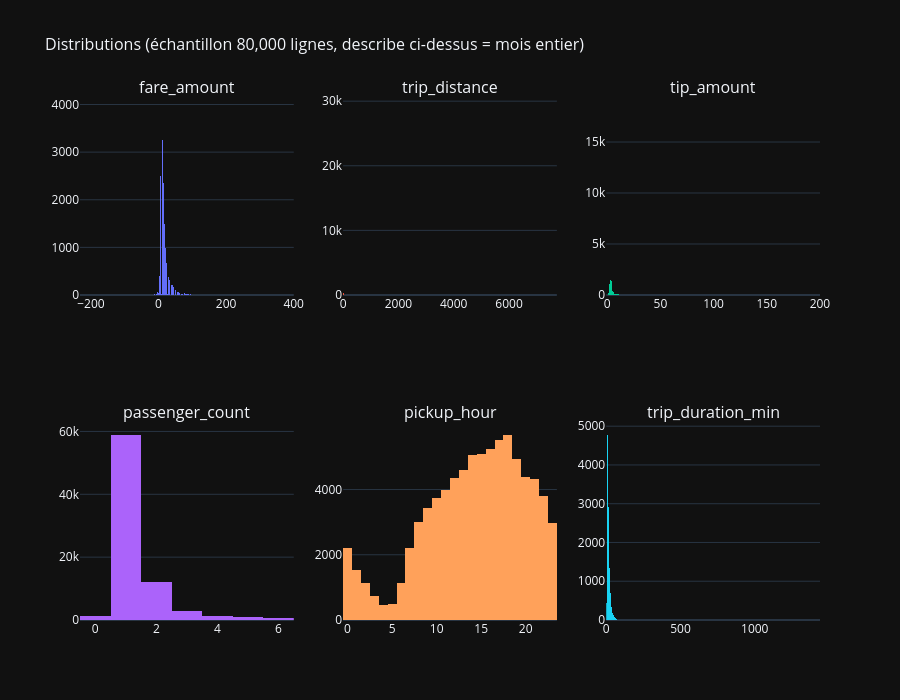

The notebook cell saved with this chart:
### Markdown cell above
## Distributions des variables numériques

Six histogrammes (grille 2×3) pour les grandeurs d’usage courant.

### Code cell
df["pickup_hour"] = df["tpep_pickup_datetime"].dt.hour
df["trip_duration_min"] = (
    df["tpep_dropoff_datetime"] - df["tpep_pickup_datetime"]
).dt.total_seconds() / 60.0

cols = [
    "fare_amount",
    "trip_distance",
    "tip_amount",
    "passenger_count",
    "pickup_hour",
    "trip_duration_min",
]
print(df[cols].describe().round(3))

plot_df = df.sample(n=min(80_000, len(df)), random_state=42)
fig = make_subplots(rows=2, cols=3, subplot_titles=cols)
for i, c in enumerate(cols, start=1):
    row, col = (i - 1) // 3 + 1, (i - 1) % 3 + 1
    fig.add_trace(go.Histogram(x=plot_df[c].dropna(), name=c, showlegend=False), row=row, col=col)
fig.update_layout(
    title=f"Distributions (échantillon {len(plot_df):,} lignes, describe ci-dessus = mois entier)",
    height=700,
)
style_plotly(fig)
fig.show()

### Figure 1 — Plotly figure (JSON) as saved in the notebook; plotly's stock layout.template omitted (floating-point values rounded to 4 significant figures; data arrays with more than 128 entries replaced by an {"elided": "..."} marker saying what was removed)
{"data": [{"name": "fare_amount", "showlegend": false, "type": "histogram", "x": {"elided": "80000 float values"}, "xaxis": "x", "yaxis": "y"}, {"name": "trip_distance", "showlegend": false, "type": "histogram", "x": {"elided": "80000 float values"}, "xaxis": "x2", "yaxis": "y2"}, {"name": "tip_amount", "showlegend": false, "type": "histogram", "x": {"elided": "80000 float values"}, "xaxis": "x3", "yaxis": "y3"}, {"name": "passenger_count", "showlegend": false, "type": "histogram", "x": {"elided": "78174 float values"}, "xaxis": "x4", "yaxis": "y4"}, {"name": "pickup_hour", "showlegend": false, "type": "histogram", "x": {"elided": "80000 int values"}, "xaxis": "x5", "yaxis": "y5"}, {"name": "trip_duration_min", "showlegend": false, "type": "histogram", "x": {"elided": "80000 float values"}, "xaxis": "x6", "yaxis": "y6"}], "layout": {"annotations": [{"font": {"size": 16}, "showarrow": false, "text": "fare_amount", "x": 0.1444, "xanchor": "center", "xref": "paper", "y": 1.0, "yanchor": "bottom", "yref": "paper"}, {"font": {"size": 16}, "showarrow": false, "text": "trip_distance", "x": 0.5, "xanchor": "center", "xref": "paper", "y": 1.0, "yanchor": "bottom", "yref": "paper"}, {"font": {"size": 16}, "showarrow": false, "text": "tip_amount", "x": 0.8556, "xanchor": "center", "xref": "paper", "y": 1.0, "yanchor": "bottom", "yref": "paper"}, {"font": {"size": 16}, "showarrow": false, "text": "passenger_count", "x": 0.1444, "xanchor": "center", "xref": "paper", "y": 0.375, "yanchor": "bottom", "yref": "paper"}, {"font": {"size": 16}, "showarrow": false, "text": "pickup_hour", "x": 0.5, "xanchor": "center", "xref": "paper", "y": 0.375, "yanchor": "bottom", "yref": "paper"}, {"font": {"size": 16}, "showarrow": false, "text": "trip_duration_min", "x": 0.8556, "xanchor": "center", "xref": "paper", "y": 0.375, "yanchor": "bottom", "yref": "paper"}], "height": 700, "title": {"font": {"size": 16}, "text": "Distributions (échantillon 80,000 lignes, describe ci-dessus = mois entier)"}, "xaxis": {"anchor": "y", "domain": [0.0, 0.2889]}, "xaxis2": {"anchor": "y2", "domain": [0.3556, 0.6444]}, "xaxis3": {"anchor": "y3", "domain": [0.7111, 1.0]}, "xaxis4": {"anchor": "y4", "domain": [0.0, 0.2889]}, "xaxis5": {"anchor": "y5", "domain": [0.3556, 0.6444]}, "xaxis6": {"anchor": "y6", "domain": [0.7111, 1.0]}, "yaxis": {"anchor": "x", "domain": [0.625, 1.0]}, "yaxis2": {"anchor": "x2", "domain": [0.625, 1.0]}, "yaxis3": {"anchor": "x3", "domain": [0.625, 1.0]}, "yaxis4": {"anchor": "x4", "domain": [0.0, 0.375]}, "yaxis5": {"anchor": "x5", "domain": [0.0, 0.375]}, "yaxis6": {"anchor": "x6", "domain": [0.0, 0.375]}}}
